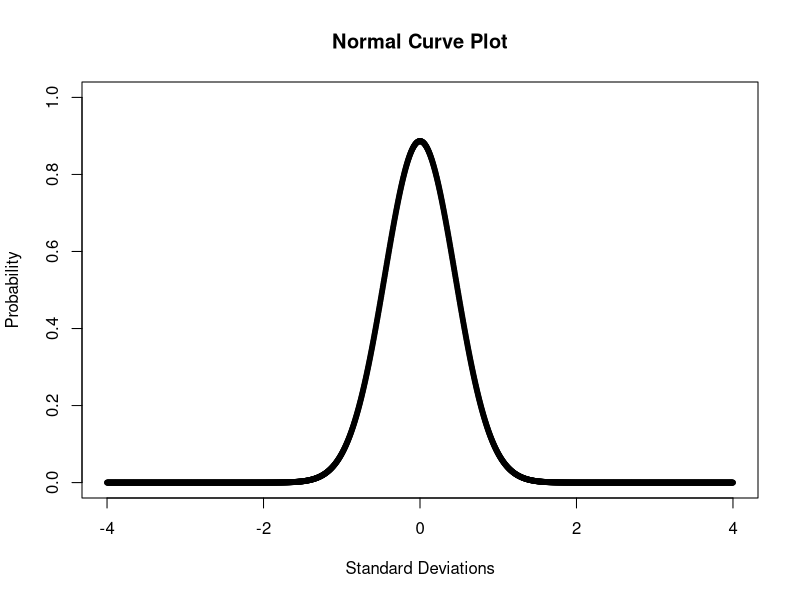
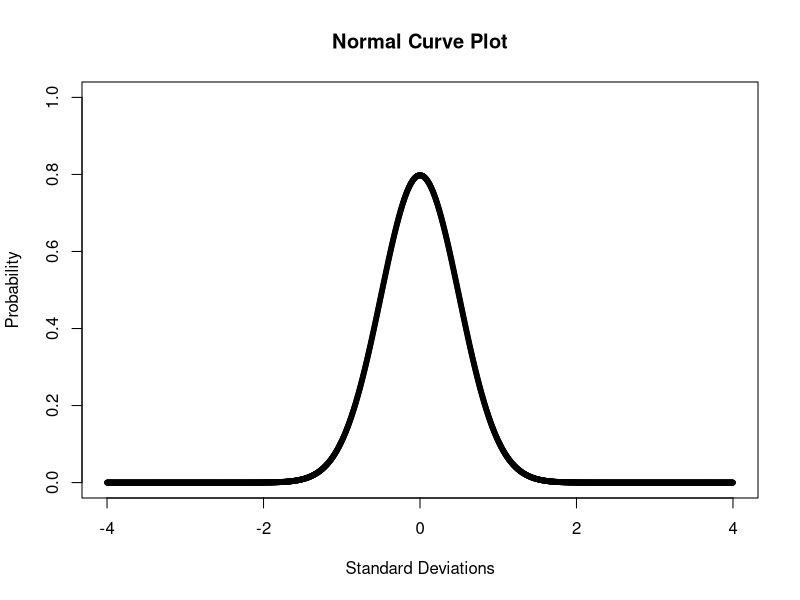
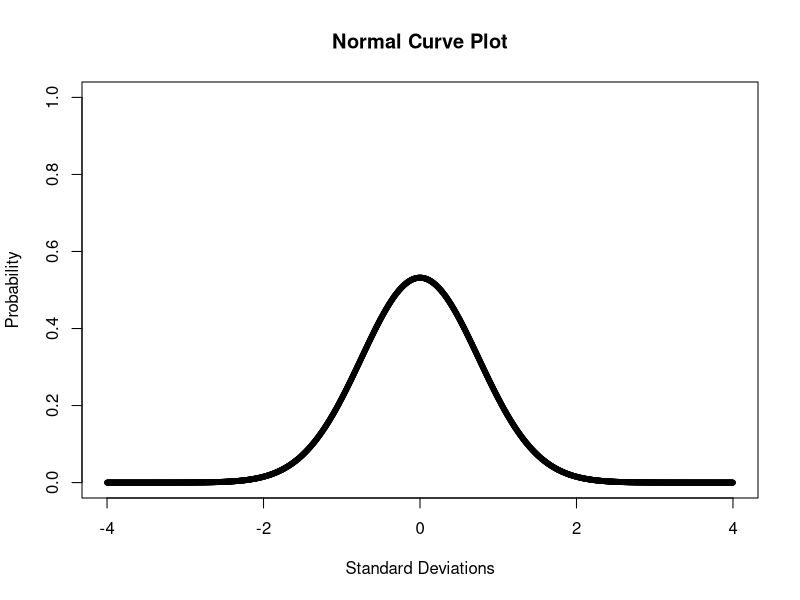
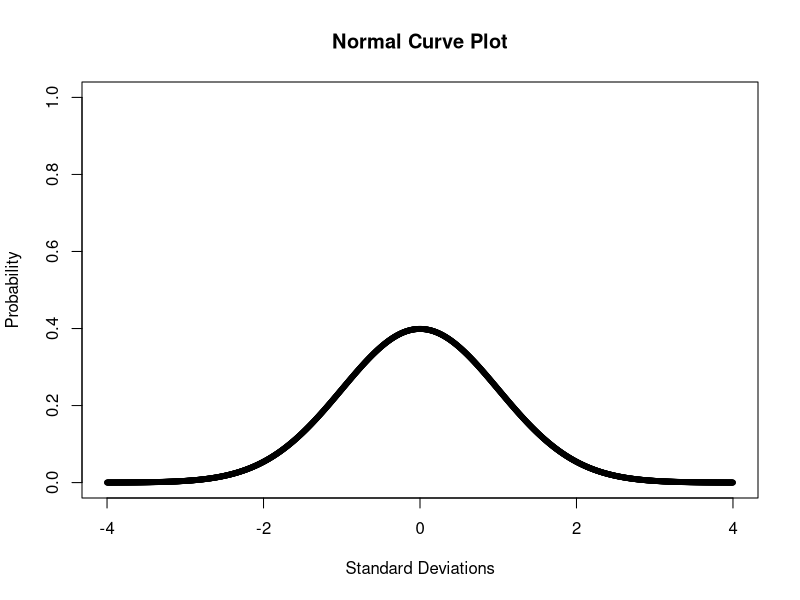
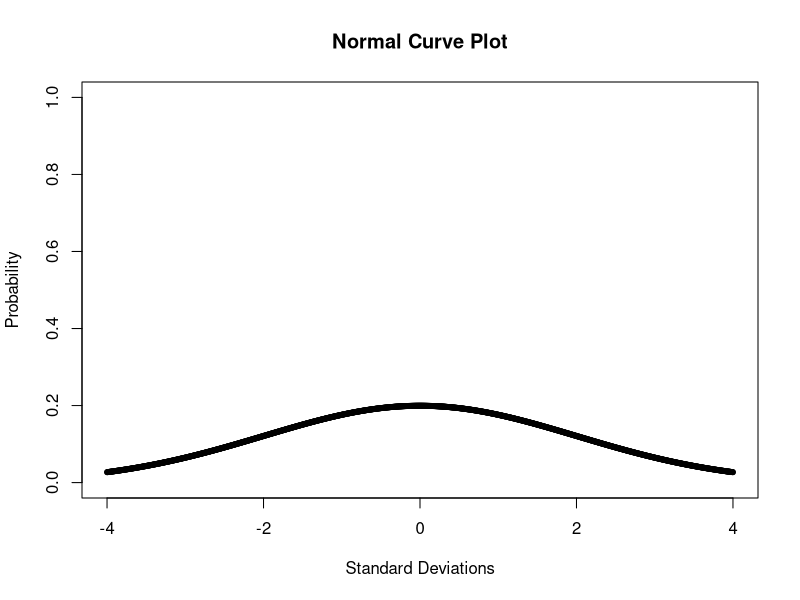

The R script that drew these images, in order:
# Plots several normal curves:
x <- seq(-4,4,by=.005)
y <- dnorm(x) 

sdwidth<-c(0.45,0.5,0.75,1,2)
filename<-("normal")

#plot(x,y, main="Normal Curve Plot", pch=20, ylab="Probability", xlab="Standard Deviations", ylim=c(0,1))

for(i in 1:length(sdwidth)) {
	filenamecur<-paste(paste(filename,i,sep=""),"png",sep=".")

	png(filename=filenamecur, width=4, height=4, units="in", pointsize=12, bg="white", res=150, type="quartz")
	y <- dnorm(x,mean=0,sd=sdwidth[[i]]) 
	plot(x,y, main="Normal Curve Plot", pch=20, ylab="Probability", xlab="Standard Deviations", ylim=c(0,1))
	dev.off()
}
